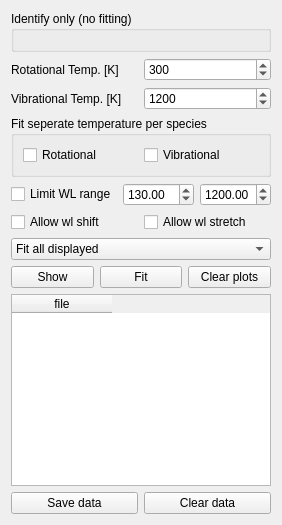
       <widget class="QWidget" name="molecules_tab">
        <attribute name="title">
         <string>Molecules</string>
        </attribute>
        <layout class="QVBoxLayout" name="verticalLayout_10">
         <item>
          <layout class="QGridLayout" name="mol_select_grid"/>
         </item>
         <item>
          <widget class="QGroupBox" name="mol_select_nofit_group">
           <property name="title">
            <string>Identify only (no fitting)</string>
           </property>
           <layout class="QVBoxLayout" name="verticalLayout_11">
            <item>
             <layout class="QGridLayout" name="mol_select_grid_nofit"/>
            </item>
           </layout>
          </widget>
         </item>
         <item>
          <layout class="QHBoxLayout" name="horizontalLayout_27">
           <item>
            <widget class="QLabel" name="label_14">
             <property name="text">
              <string>Rotational Temp. [K]</string>
             </property>
            </widget>
           </item>
           <item>
            <widget class="QSpinBox" name="mol_Trot_sbox">
             <property name="minimum">
              <number>1</number>
             </property>
             <property name="maximum">
              <number>20000</number>
             </property>
             <property name="singleStep">
              <number>50</number>
             </property>
             <property name="value">
              <number>300</number>
             </property>
            </widget>
           </item>
          </layout>
         </item>
         <item>
          <layout class="QHBoxLayout" name="horizontalLayout_29">
           <item>
            <widget class="QLabel" name="label_15">
             <property name="text">
              <string>Vibrational Temp. [K]</string>
             </property>
            </widget>
           </item>
           <item>
            <widget class="QSpinBox" name="mol_Tvib_sbox">
             <property name="minimum">
              <number>1</number>
             </property>
             <property name="maximum">
              <number>20000</number>
             </property>
             <property name="singleStep">
              <number>50</number>
             </property>
             <property name="value">
              <number>1200</number>
             </property>
            </widget>
           </item>
          </layout>
         </item>
         <item>
          <widget class="QGroupBox" name="mol_multitemp_group">
           <property name="enabled">
            <bool>true</bool>
           </property>
           <property name="title">
            <string>Fit seperate temperature per species</string>
           </property>
           <layout class="QVBoxLayout" name="verticalLayout_15">
            <item>
             <layout class="QHBoxLayout" name="horizontalLayout_45">
              <item>
               <widget class="QCheckBox" name="mol_multifit_rot_check">
                <property name="text">
                 <string>Rotational</string>
                </property>
               </widget>
              </item>
              <item>
               <widget class="QCheckBox" name="mol_multifit_vib_check">
                <property name="text">
                 <string>Vibrational</string>
                </property>
               </widget>
              </item>
             </layout>
            </item>
           </layout>
          </widget>
         </item>
         <item>
          <layout class="QHBoxLayout" name="horizontalLayout_31">
           <item>
            <widget class="QCheckBox" name="mol_limit_range_check">
             <property name="text">
              <string>Limit WL range</string>
             </property>
            </widget>
           </item>
           <item>
            <widget class="QDoubleSpinBox" name="mol_min_wl_sbox">
             <property name="minimum">
              <double>1.000000000000000</double>
             </property>
             <property name="maximum">
              <double>9999.000000000000000</double>
             </property>
             <property name="value">
              <double>130.000000000000000</double>
             </property>
            </widget>
           </item>
           <item>
            <widget class="QDoubleSpinBox" name="mol_max_wl_sbox">
             <property name="minimum">
              <double>11.000000000000000</double>
             </property>
             <property name="maximum">
              <double>9999.000000000000000</double>
             </property>
             <property name="value">
              <double>1200.000000000000000</double>
             </property>
            </widget>
           </item>
          </layout>
         </item>
         <item>
          <layout class="QHBoxLayout" name="horizontalLayout_34">
           <item>
            <widget class="QCheckBox" name="mol_wl_shift_check">
             <property name="text">
              <string>Allow wl shift</string>
             </property>
            </widget>
           </item>
           <item>
            <widget class="QCheckBox" name="mol_wl_stretch_check">
             <property name="text">
              <string>Allow wl stretch</string>
             </property>
            </widget>
           </item>
          </layout>
         </item>
         <item>
          <layout class="QHBoxLayout" name="horizontalLayout_46">
           <item>
            <widget class="QComboBox" name="mol_fit_what_combobox">
             <item>
              <property name="text">
               <string>Fit all displayed</string>
              </property>
             </item>
             <item>
              <property name="text">
               <string>Fit all checked</string>
              </property>
             </item>
            </widget>
           </item>
          </layout>
         </item>
         <item>
          <layout class="QHBoxLayout" name="horizontalLayout_28">
           <item>
            <widget class="QPushButton" name="mol_show_btn">
             <property name="text">
              <string>Show</string>
             </property>
            </widget>
           </item>
           <item>
            <widget class="QPushButton" name="mol_fit_btn">
             <property name="text">
              <string>Fit</string>
             </property>
            </widget>
           </item>
           <item>
            <widget class="QPushButton" name="mol_clear_btn">
             <property name="text">
              <string>Clear plots</string>
             </property>
            </widget>
           </item>
          </layout>
         </item>
         <item>
          <widget class="QTableWidget" name="mol_fit_results_table">
           <property name="contextMenuPolicy">
            <enum>Qt::ContextMenuPolicy::CustomContextMenu</enum>
           </property>
           <column>
            <property name="text">
             <string>file</string>
            </property>
           </column>
          </widget>
         </item>
         <item>
          <layout class="QHBoxLayout" name="horizontalLayout_30">
           <item>
            <widget class="QPushButton" name="mol_save_btn">
             <property name="text">
              <string>Save data</string>
             </property>
            </widget>
           </item>
           <item>
            <widget class="QPushButton" name="mol_clear_data_btn">
             <property name="text">
              <string>Clear data</string>
             </property>
            </widget>
           </item>
          </layout>
         </item>
        </layout>
       </widget>
